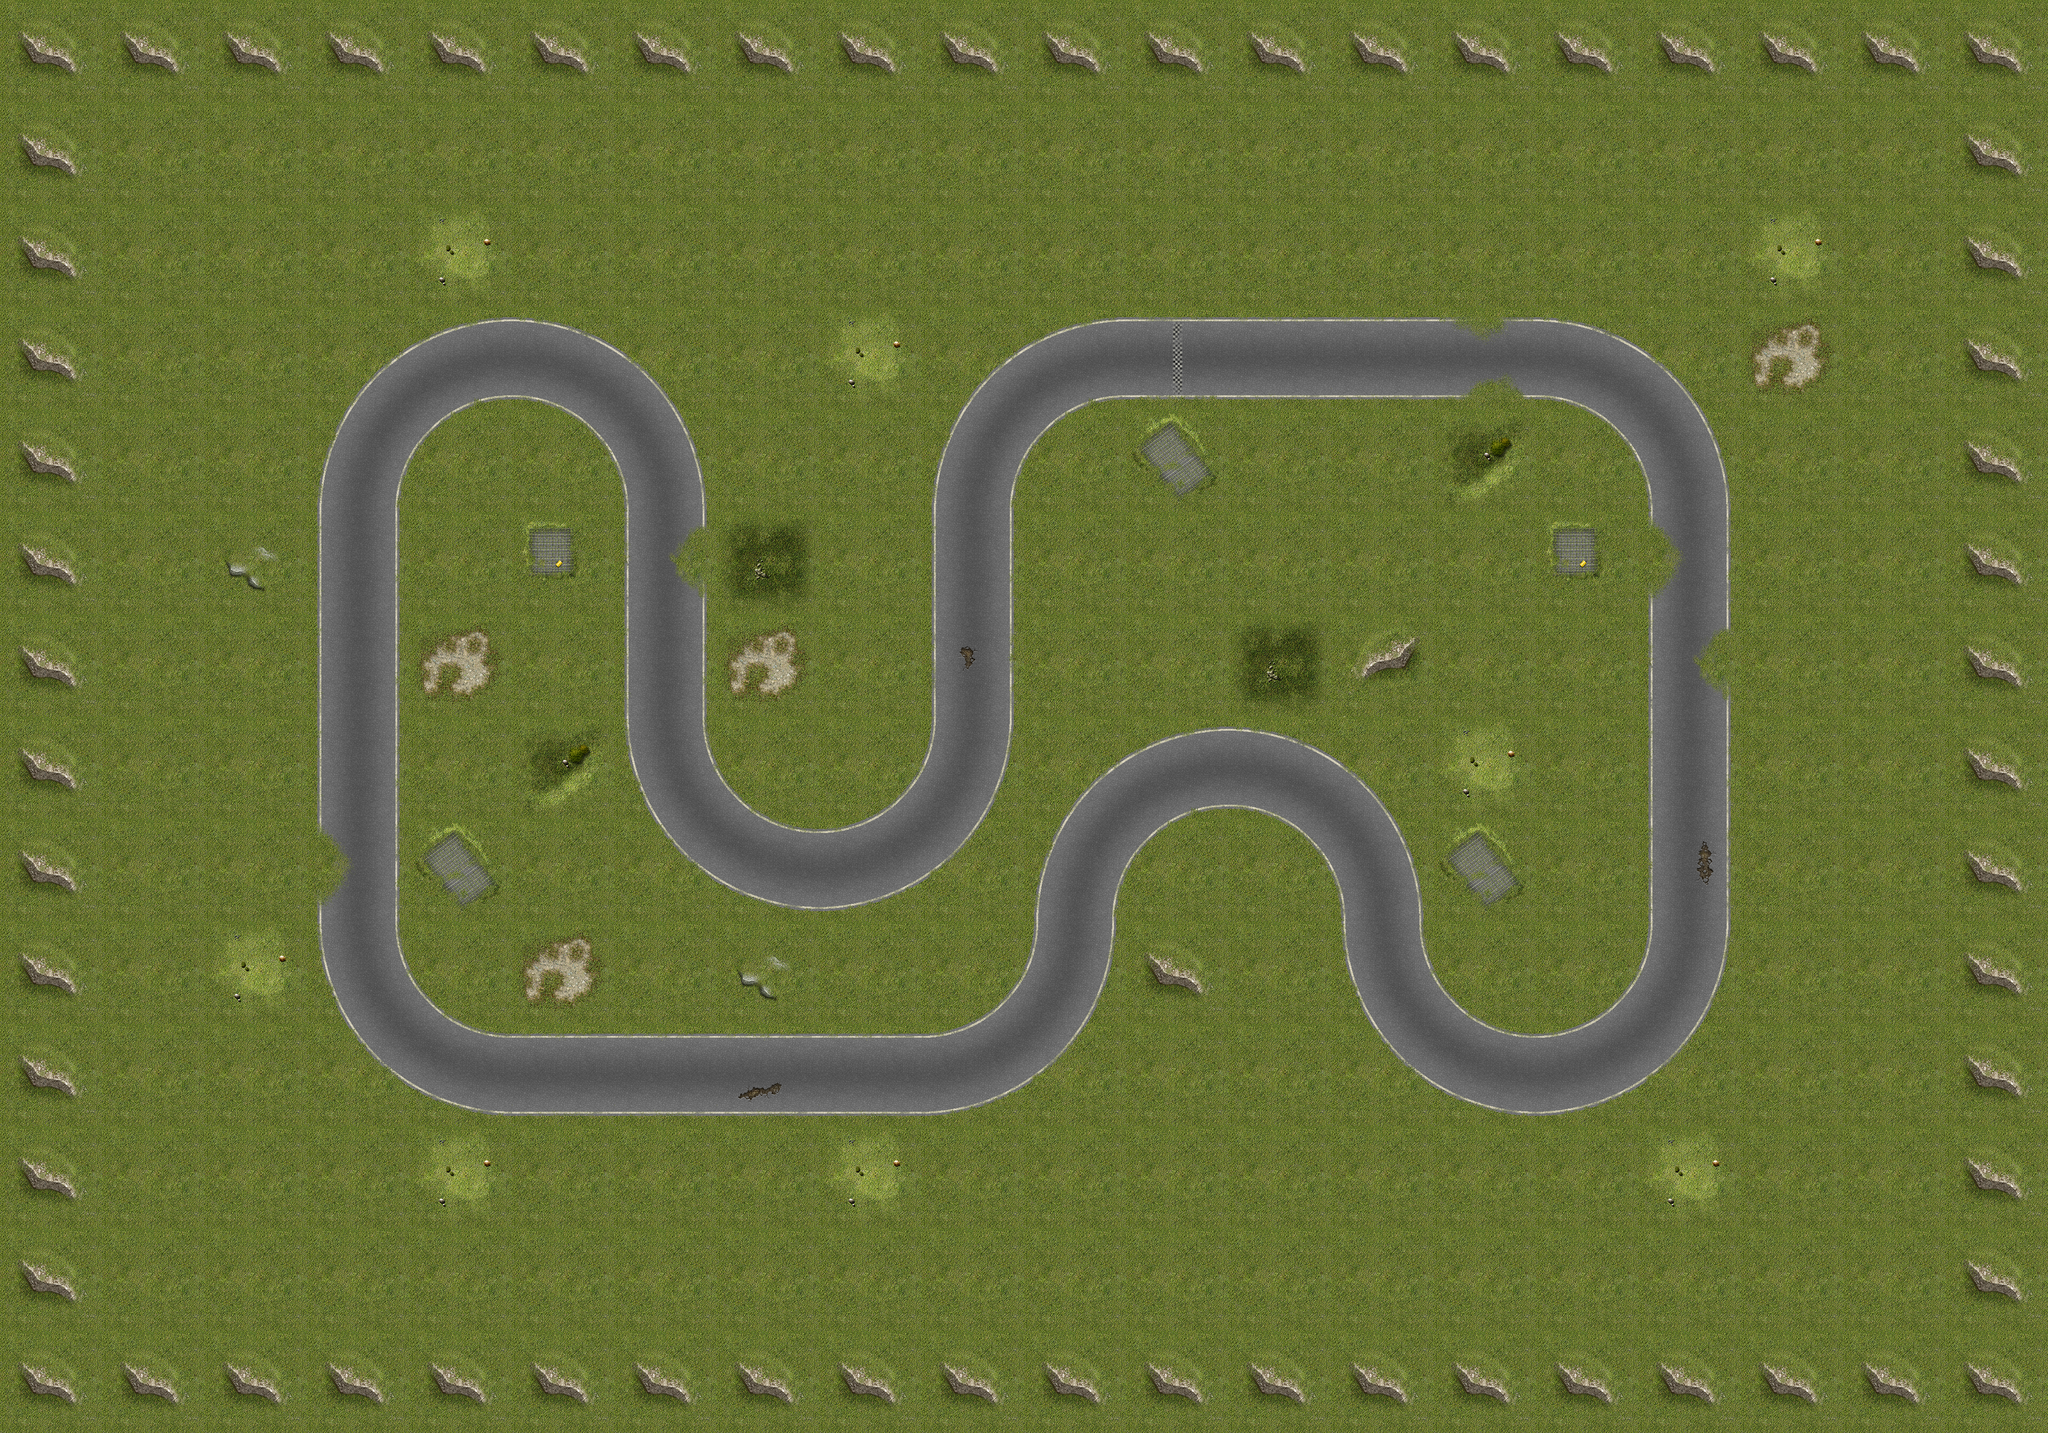

Tiled map render using the project's own tile images. Description and the map definition, with tile-layer contents summarised, below:
An orthogonal 20x14 tile map with 224x224 px tiles, 1 tile layer (track) and 107 objects (22x tree-6, 6x tree-9, 4x palm, 2x tree-5, 2x tree-7, ...).

<map version="1.0" orientation="orthogonal" width="20" height="14" tilewidth="224" tileheight="224">
 <properties>
  <property name="name" value="Boring long grass" />
 </properties>
 <tileset firstgid="1" name="grass" tilewidth="224" tileheight="224">
  <image source="tilesets/grass/224.png" width="896" height="2464" />
  <tile id="7">
   <properties>
    <property name="type" value="start" />
   </properties>
  </tile>
  <tile id="11">
   <properties>
    <property name="type" value="start" />
   </properties>
  </tile>
 </tileset>
 <layer name="track" width="20" height="14">
  <properties>
   <property name="start" value="right" />
  </properties>
  <data>[280 cells, 280 non-empty, 35 distinct tile ids]</data>
 </layer>
 <objectgroup color="#00ff00" name="static-meshes" width="20" height="14" visible="0" />
 <objectgroup color="#55ffff" name="trees-" width="20" height="14" visible="0">
  <object name="palm" type="palm" x="1330" y="1032" width="61" height="68">
   <properties>
    <property name="scale" value="4" />
   </properties>
  </object>
  <object name="palm" type="palm" x="1764" y="1047" width="61" height="68">
   <properties>
    <property name="scale" value="5" />
   </properties>
  </object>
  <object name="palm" type="palm" x="1560" y="1129" width="61" height="68">
   <properties>
    <property name="scale" value="5" />
   </properties>
  </object>
  <object name="palm" type="palm" x="1001" y="1260" width="61" height="68">
   <properties>
    <property name="scale" value="5" />
   </properties>
  </object>
 </objectgroup>
 <objectgroup color="#55ffff" name="trees" width="20" height="14">
  <object name="tree-2" type="tree-2" x="3253" y="1623" width="61" height="68">
   <properties>
    <property name="scale" value="2" />
   </properties>
  </object>
  <object name="tree-5" type="tree-5" x="1460" y="2120" width="61" height="68">
   <properties>
    <property name="scale" value="4" />
   </properties>
  </object>
  <object name="tree-6" type="tree-6" x="989" y="1141" width="61" height="68">
   <properties>
    <property name="scale" value="4" />
   </properties>
  </object>
  <object name="tree-7" type="tree-7" x="3121" y="1444" width="61" height="68">
   <properties>
    <property name="scale" value="4" />
   </properties>
  </object>
  <object name="tree-6" type="tree-6" x="2666" y="2022" width="61" height="68">
   <properties>
    <property name="scale" value="5" />
   </properties>
  </object>
  <object name="tree-9" type="tree-9" x="2428" y="1183" width="61" height="68">
   <properties>
    <property name="scale" value="5" />
   </properties>
  </object>
  <object name="tree-9" type="tree-9" x="1096" y="1742" width="61" height="68">
   <properties>
    <property name="scale" value="5" />
   </properties>
  </object>
  <object name="tree-7" type="tree-7" x="1788" y="1490" width="61" height="68">
   <properties>
    <property name="scale" value="4" />
   </properties>
  </object>
  <object name="tree-1" type="tree-1" x="2033" y="741" width="61" height="68">
   <properties>
    <property name="scale" value="1.25" />
   </properties>
  </object>
  <object name="tree-5" type="tree-5" x="3762" y="667" width="61" height="68">
   <properties>
    <property name="scale" value="3" />
   </properties>
  </object>
  <object name="tree-6" type="tree-6" x="1462" y="769" width="61" height="68">
   <properties>
    <property name="scale" value="4" />
   </properties>
  </object>
  <object name="tree-9" type="tree-9" x="1252" y="1980" width="61" height="68">
   <properties>
    <property name="scale" value="5" />
   </properties>
  </object>
  <object name="tree-9" type="tree-9" x="1732" y="1086" width="61" height="68">
   <properties>
    <property name="scale" value="5" />
   </properties>
  </object>
  <object name="tree-9" type="tree-9" x="2739" y="1293" width="61" height="68">
   <properties>
    <property name="scale" value="5" />
   </properties>
  </object>
  <object name="tree-9" type="tree-9" x="2796" y="1103" width="61" height="68">
   <properties>
    <property name="scale" value="5" />
   </properties>
  </object>
  <object name="tree-6" type="tree-6" x="2499" y="2211" width="61" height="68">
   <properties>
    <property name="scale" value="5" />
   </properties>
  </object>
  <object name="tree-6" type="tree-6" x="2875" y="2314" width="61" height="68">
   <properties>
    <property name="scale" value="5" />
   </properties>
  </object>
  <object name="tree-6" type="tree-6" x="2621" y="1066" width="61" height="68">
   <properties>
    <property name="scale" value="5" />
   </properties>
  </object>
  <object name="tree-6" type="tree-6" x="2942" y="1278" width="61" height="68">
   <properties>
    <property name="scale" value="5" />
   </properties>
  </object>
  <object name="tree-6" type="tree-6" x="3227" y="1238" width="61" height="68">
   <properties>
    <property name="scale" value="5" />
   </properties>
  </object>
  <object name="tree-6" type="tree-6" x="1145" y="1408" width="61" height="68">
   <properties>
    <property name="scale" value="5" />
   </properties>
  </object>
  <object name="tree-6" type="tree-6" x="1739" y="729" width="61" height="68">
   <properties>
    <property name="scale" value="5" />
   </properties>
  </object>
  <object name="tree-6" type="tree-6" x="705" y="641" width="61" height="68">
   <properties>
    <property name="scale" value="5" />
   </properties>
  </object>
  <object name="tree-6" type="tree-6" x="1724" y="2050" width="61" height="68">
   <properties>
    <property name="scale" value="5" />
   </properties>
  </object>
  <object name="tree-6" type="tree-6" x="1987" y="2038" width="61" height="68">
   <properties>
    <property name="scale" value="5" />
   </properties>
  </object>
  <object name="tree-6" type="tree-6" x="2308" y="1544" width="61" height="68">
   <properties>
    <property name="scale" value="5" />
   </properties>
  </object>
  <object name="tree-6" type="tree-6" x="2502" y="1369" width="61" height="68">
   <properties>
    <property name="scale" value="5" />
   </properties>
  </object>
  <object name="tree-6" type="tree-6" x="1199" y="593" width="61" height="68">
   <properties>
    <property name="scale" value="5" />
   </properties>
  </object>
  <object name="tree-6" type="tree-6" x="2466" y="587" width="61" height="68">
   <properties>
    <property name="scale" value="5" />
   </properties>
  </object>
  <object name="tree-6" type="tree-6" x="3045" y="1169" width="61" height="68">
   <properties>
    <property name="scale" value="5" />
   </properties>
  </object>
  <object name="tree-6" type="tree-6" x="3387" y="653" width="61" height="68">
   <properties>
    <property name="scale" value="5" />
   </properties>
  </object>
  <object name="tree-6" type="tree-6" x="2987" y="635" width="61" height="68">
   <properties>
    <property name="scale" value="5" />
   </properties>
  </object>
  <object name="tree-6" type="tree-6" x="3769" y="1035" width="61" height="68">
   <properties>
    <property name="scale" value="5" />
   </properties>
  </object>
  <object name="tree-6" type="tree-6" x="3766" y="1641" width="61" height="68">
   <properties>
    <property name="scale" value="5" />
   </properties>
  </object>
 </objectgroup>
 <objectgroup color="#ffaa00" name="lights" width="20" height="14" visible="0">
  <object x="1348" y="1533" width="27" height="21" />
  <object x="940" y="1120" width="27" height="21" />
  <object x="1343" y="715" width="27" height="21" />
  </objectgroup>
 <objectgroup color="#a40002" name="walls" width="20" height="14">
  <!-- 23 objects omitted --></objectgroup>
 <objectgroup color="#e5f100" name="sectors" width="20" height="14" visible="0">
  <!-- 39 objects omitted --></objectgroup>
 <objectgroup color="#e3e600" name="route" width="20" height="14" visible="0">
  <!-- 1 objects omitted --></objectgroup>
</map>
<!-- 66 of 107 objects omitted -->
